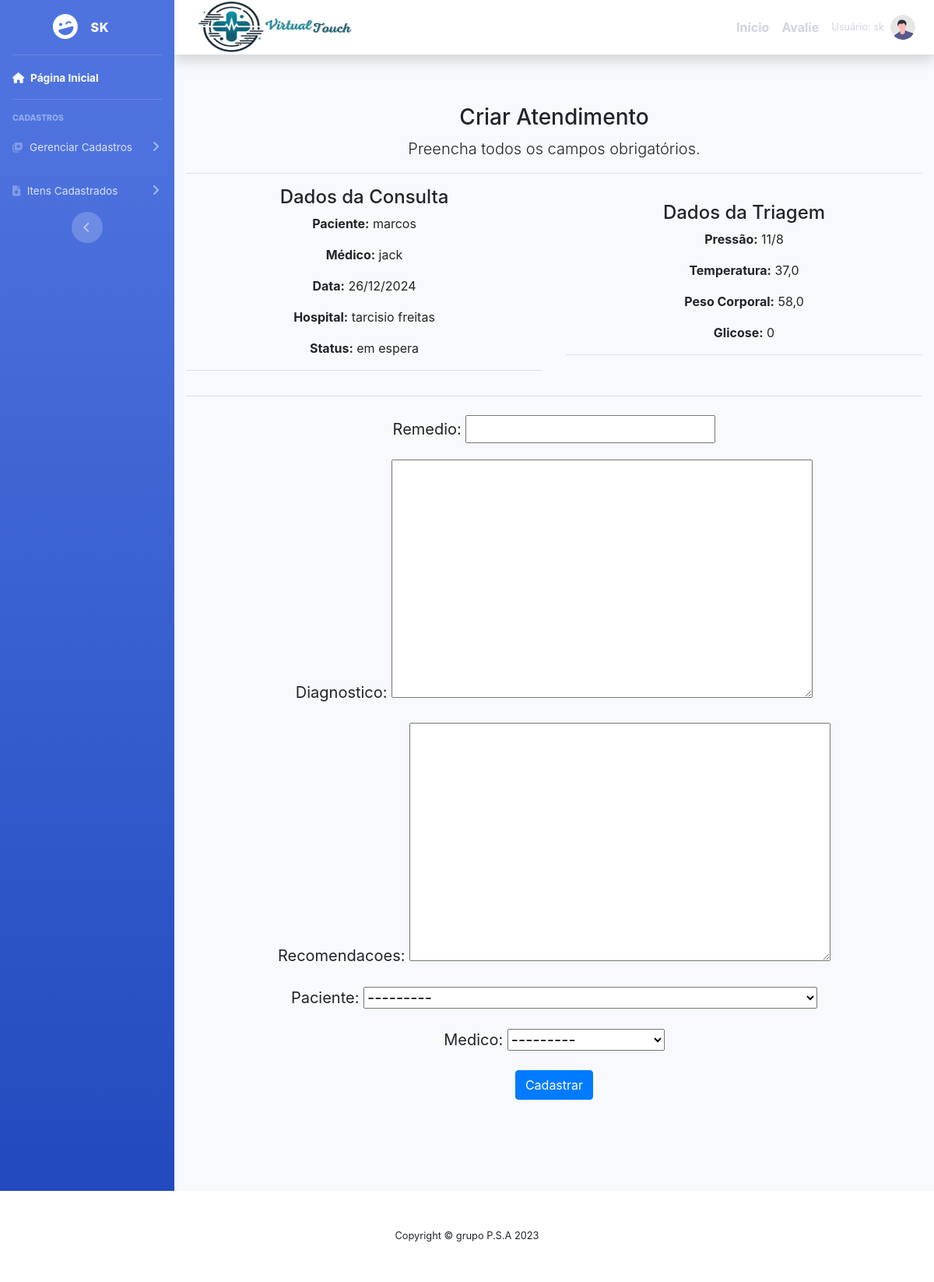
Page /cadastrar/atendimento/1/ (signed in) on the committed database.
### cadastros/models.py (models this page shows, shortened)
class Consulta(models.Model):
    usuario  = models.ForeignKey(User, on_delete=models.PROTECT)
    nome ="consulta"
    paciente = models.ForeignKey(Paciente,on_delete = models.PROTECT)
    data = models.CharField (verbose_name='data', max_length = 10)
    medico = models.ForeignKey (Medico, on_delete=models.PROTECT)
    hospital = models.ForeignKey(Hospital, on_delete=models.PROTECT)
    status = models.CharField( verbose_name ='status' ,max_length=20,  null =True ,blank = True )

class Paciente(models.Model):
    usuario  = models.ForeignKey(User, on_delete=models.PROTECT)
    nome = models.CharField(max_length=50)
    telefone = models.CharField (verbose_name='telefone', max_length=11)
    numero_sus = models.CharField (verbose_name='numero_sus', max_length=15)
    cpf = models.CharField(verbose_name='cpf', max_length=11, null=True, blank=True)
    hospital = models.ForeignKey(Hospital, on_delete=models.PROTECT)
    descricao = models.CharField(max_length=150, verbose_name="descricao")
    sintomas = models.CharField(max_length=150, verbose_name="sintomas")
    doença_cronica = models.CharField(max_length=150, verbose_name="doença_cronica", null =True ,blank = True)
    idade = models.IntegerField (verbose_name='idade')
    usuario = models.ForeignKey(User, related_name='pacientes', on_delete=models.CASCADE)
    usuario_cadastrador = models.ForeignKey(User, related_name='pacientes_cadastrados', on_delete=models.CASCADE)
    def __str__(self):
        return "{} ({})".format(self.nome , self.sintomas)

class Medico(models.Model):
    usuario  = models.ForeignKey(User, on_delete=models.PROTECT)
    numero = models.IntegerField(verbose_name="Número de telefone")
    nome = models.CharField(max_length=50, verbose_name=" nome")
    cpf = models.CharField(max_length = 11 ,verbose_name=" cpf ")
    especificacao = models.CharField(max_length=150)
    hospital = models.ForeignKey(Hospital, on_delete=models.PROTECT)
    def __str__(self):
        return "{} ({})".format( self.nome, self. especificacao)

class Hospital(models.Model):
    usuario = models.ForeignKey(User, on_delete=models.PROTECT)
    nome = models.CharField(max_length=50)
    descricao = models.CharField(max_length=150,
        verbose_name="descricao")

class Triagem(models.Model):
    usuario = models.ForeignKey(User, on_delete=models.PROTECT)
    paciente = models.ForeignKey(Paciente, on_delete=models.PROTECT)
    data = models.DateTimeField(verbose_name='data')  # Change to DateTimeField for datetime input
    medico = models.ForeignKey(Medico, on_delete=models.PROTECT)
    hospital = models.ForeignKey(Hospital, on_delete=models.PROTECT)
    horario = models.TimeField(verbose_name="horario", default='09:00:00')  # Set default time
    pressao = models.CharField(verbose_name='pressao', max_length=20)
    temperatura = models.FloatField(verbose_name='temperatura')
    peso = models.FloatField(verbose_name='peso_corporal')
    glicose = models.CharField(verbose_name='glicose', max_length=6, null=True, blank=True)

### cadastros/views.py (the view, shortened to what this page needs)
# urls.py: path('cadastrar/atendimento/<int:paciente_pk>/', AtendimentoCreate.as_view(),
class AtendimentoCreate(GroupRequiredMixin, CreateView):
    group_required = u'Medico'
    login_url = reverse_lazy('login')
    model = Atendimento
    fields = ['remedio', 'diagnostico', 'recomendacoes','paciente','medico']
    template_name = 'form2.html'
    success_url = reverse_lazy('listar-atendimentos')
    def get_context_data(self, **kwargs):
        context = super().get_context_data(**kwargs)
        paciente_pk = self.kwargs['paciente_pk']
        paciente = get_object_or_404(Paciente, id=paciente_pk)
        context['paciente'] = paciente
        context['consultas'] = Consulta.objects.filter(paciente=paciente)
        context['triagens'] = Triagem.objects.filter(paciente=paciente)
        context['Titulo'] = 'Criar Atendimento'
        return context

### cadastros/templates/form2.html (shortened to what this page needs)
{% extends 'modelo.html' %}
{% load static %}
{% block conteudo %}
<div class="container">
    <h3>{{ Titulo }}</h3>
    <p class="lead">Preencha todos os campos obrigatórios.</p>
    <hr>
    <div class="row">
        <div class="col-md-6">
            <h4>Dados da Consulta</h4>
            {% for consulta in consultas %}
                <div class="consulta-item">
                    <p><strong>Paciente:</strong> {{ consulta.paciente.nome|default:"N/A" }}</p>
                    <p><strong>Médico:</strong> {{ consulta.medico.nome|default:"N/A" }}</p>
                    <p><strong>Data:</strong> {{ consulta.data|default:"N/A" }}</p>
                    <p><strong>Hospital:</strong> {{ consulta.hospital.nome|default:"N/A" }}</p>
                    <p><strong>Status:</strong> {{ consulta.status|default:"N/A" }}</p>
                </div>
                <hr>
            {% empty %}
                <p>Nenhuma consulta encontrada.</p>
            {% endfor %}
        </div>
        <div class="col-md-6">
            <h4>Dados da Triagem</h4>
            {% for triagem in triagens %}
                <div class="triagem-item">
                    <p><strong>Pressão:</strong> {{ triagem.pressao|default:"N/A" }}</p>
                    <p><strong>Temperatura:</strong> {{ triagem.temperatura|default:"N/A" }}</p>
                    <p><strong>Peso Corporal:</strong> {{ triagem.peso|default:"N/A" }}</p>
                    <p><strong>Glicose:</strong> {{ triagem.glicose|default:"N/A" }}</p>
                </div>
                <hr>
            {% empty %}
                <p>Nenhuma triagem encontrada.</p>
            {% endfor %}
        </div>
    </div>
    <hr>
    <form action="" method="post" class="form-control-lg">
        {{ form.as_p }}
        <button type="submit" class="btn btn-primary">Cadastrar</button>
    </form>
</div>
{% endblock %}

### paginas/templates/includes/sidebar.html (shortened to what this page needs)
<link href="https://stackpath.bootstrapcdn.com/bootstrap/4.5.2/css/bootstrap.min.css" rel="stylesheet">
<ul class="navbar-nav bg-gradient-primary sidebar sidebar-dark accordion" id="accordionSidebar">
    <a class="sidebar-brand d-flex align-items-center justify-content-center" href="?">
        <div class="sidebar-brand-icon rotate-n-15">
            <i class="fas fa-laugh-wink"></i>
        </div>
        <div class="sidebar-brand-text mx-3">{{ user.get_username }}</div>
    </a>
    <hr class="sidebar-divider my-0">
    <li class="nav-item active">
        <a class="nav-link" href="{% url 'inicio' %}">
            <i class="fas fa-home"></i>
            <span>Página Inicial</span>
        </a>
    </li>
    <hr class="sidebar-divider">
    <div class="sidebar-heading">Cadastros</div>
    <li class="nav-item">
        <a class="nav-link collapsed" href="#" data-toggle="collapse" data-target="#collapseTwo"
           aria-expanded="true" aria-controls="collapseTwo">
            <i class="fas fa-notes-medical"></i>
            <span>Gerenciar Cadastros</span>
        </a>
    </li>
    <li class="nav-item">
        <a class="nav-link collapsed" href="#" data-toggle="collapse" data-target="#collapseUtilities"
           aria-expanded="true" aria-controls="collapseUtilities">
            <i class="fas fa-file-medical"></i>
            <span>Itens Cadastrados</span>
        </a>
    </li>
    <div class="text-center d-none d-md-inline">
        <button class="rounded-circle border-0" id="sidebarToggle"></button>
    </div>
</ul>

### paginas/templates/includes/navbar.html (shortened to what this page needs)
{% load static %}
<nav class="navbar navbar-expand navbar-light bg-white topbar mb-4 static-top shadow">
    <a class="navbar-brand" href="{% url 'inicio' %}">
        <img src="{% static 'fotos/LOGO.png' %}" alt="Logo" width="300" height="150" class="mr-2">
    </a>
    <ul class="navbar-nav ml-auto">
        {% if user.is_authenticated %}
            <li class="nav-item active">
                <a class="nav-link" href="{% url 'inicio' %}"> <strong> Início </strong> <span class="sr-only">(current)</span></a>
            </li>
            <li class="nav-item active">
                <a class="nav-link" href="{% url 'cadastra-comentario' %}"> <strong> Avalie </strong> </a>
            </li>
            <li class="nav-item dropdown no-arrow">
                <a class="nav-link dropdown-toggle" href="#" id="userDropdown" role="button"
                    data-toggle="dropdown" aria-haspopup="true" aria-expanded="false">
                    <span class="mr-2 d-none d-lg-inline text-gray-600 small">Usuário: {{ user.get_username }}</span>
                    <img class="img-profile rounded-circle"
                        src="{% static 'fotos/undraw_profile.svg' %}">
                </a>
            </li>
        {% endif %}
    </ul>
</nav>

### static/css/meu.css (style rules this page uses)
body { font-family: 'Times New Roman', Times, serif; background: linear-gradient(to bottom, #ffffff, #a0c6e5); margin: 0; padding: 0; }
.container { margin-top: 20px; padding: 20px; text-align: center; }
.row { display: flex; align-items: center; justify-content: center; }

### rows in the picture
Consulta: paciente.nome "marcos", medico.nome "jack", data "26/12/2024", hospital.nome "tarcisio freitas", status "em espera"
Triagem: pressao "11/8", temperatura "37,0", peso "58,0", glicose "0"

### other values in the picture
{{ user.get_username }} "SK"
{{ user.get_username }} "sk"
{{ Titulo }} "Criar Atendimento"
